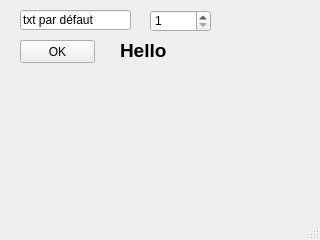
<?xml version="1.0" encoding="UTF-8"?>
<ui version="4.0">
 <class>MainWindow</class>
 <widget class="QMainWindow" name="MainWindow">
  <property name="geometry">
   <rect>
    <x>0</x>
    <y>0</y>
    <width>320</width>
    <height>240</height>
   </rect>
  </property>
  <property name="windowTitle">
   <string>Ex03-spinBox</string>
  </property>
  <widget class="QWidget" name="centralwidget">
   <widget class="QPushButton" name="pushButton">
    <property name="geometry">
     <rect>
      <x>20</x>
      <y>40</y>
      <width>75</width>
      <height>23</height>
     </rect>
    </property>
    <property name="text">
     <string>OK</string>
    </property>
   </widget>
   <widget class="QLabel" name="label">
    <property name="geometry">
     <rect>
      <x>120</x>
      <y>30</y>
      <width>171</width>
      <height>41</height>
     </rect>
    </property>
    <property name="font">
     <font>
      <pointsize>14</pointsize>
      <weight>75</weight>
      <bold>true</bold>
     </font>
    </property>
    <property name="text">
     <string>Hello</string>
    </property>
   </widget>
   <widget class="QLineEdit" name="lineEdit">
    <property name="geometry">
     <rect>
      <x>20</x>
      <y>10</y>
      <width>111</width>
      <height>20</height>
     </rect>
    </property>
    <property name="text">
     <string>txt par défaut</string>
    </property>
   </widget>
   <widget class="QSpinBox" name="spinBox">
    <property name="geometry">
     <rect>
      <x>150</x>
      <y>10</y>
      <width>61</width>
      <height>22</height>
     </rect>
    </property>
    <property name="minimum">
     <number>1</number>
    </property>
    <property name="maximum">
     <number>10</number>
    </property>
   </widget>
  </widget>
  <widget class="QMenuBar" name="menubar">
   <property name="geometry">
    <rect>
     <x>0</x>
     <y>0</y>
     <width>320</width>
     <height>21</height>
    </rect>
   </property>
  </widget>
  <widget class="QStatusBar" name="statusbar"/>
 </widget>
 <resources/>
 <connections/>
</ui>
